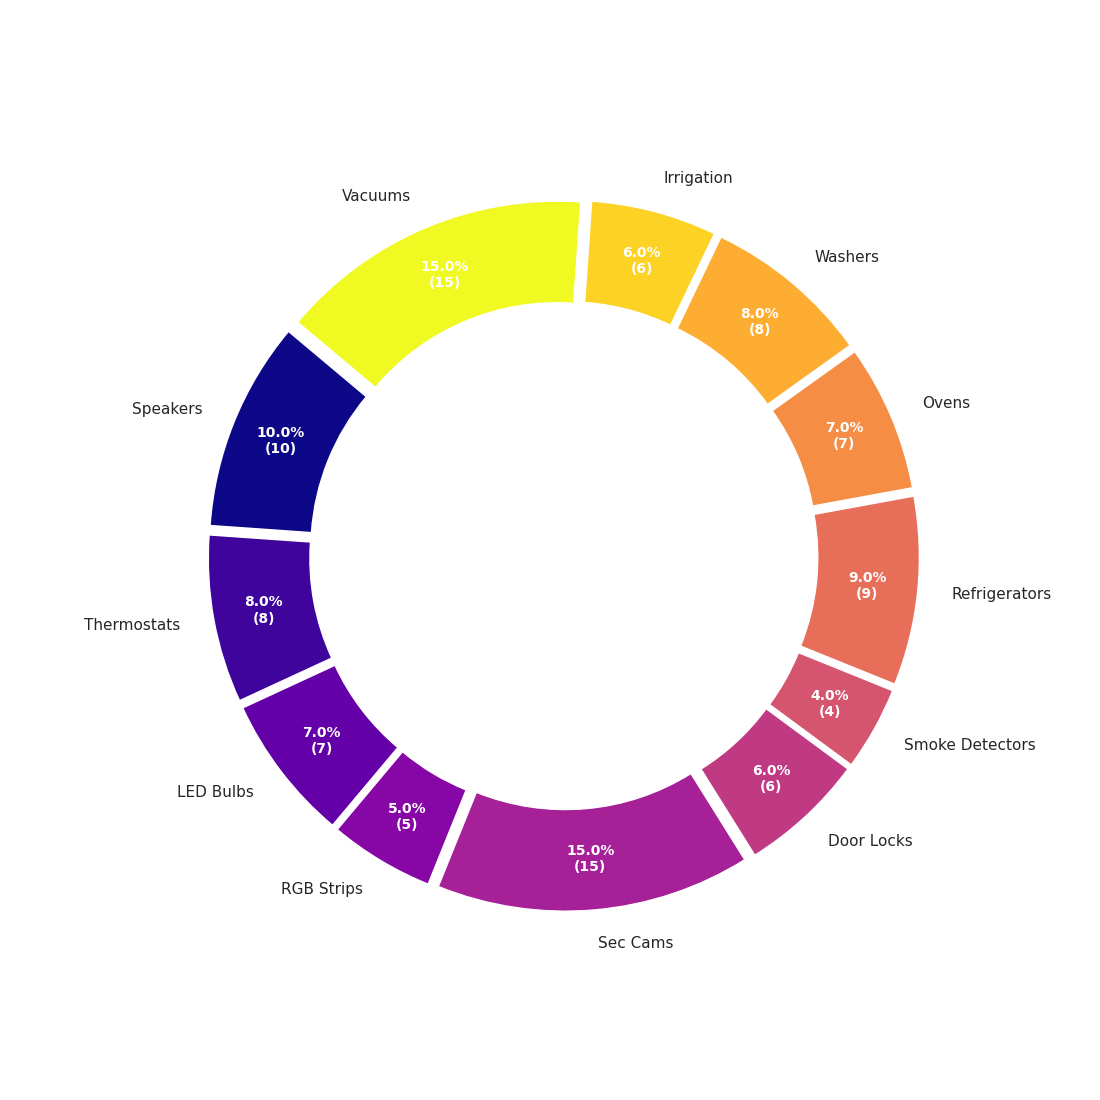

Python code for this plot:
import matplotlib.pyplot as plt
import numpy as np

labels = [
    'Speakers', 'Thermostats', 'LED Bulbs', 'RGB Strips', 'Sec Cams', 
    'Door Locks', 'Smoke Detectors', 'Refrigerators', 'Ovens', 'Washers', 
    'Irrigation', 'Vacuums'
]
sizes = np.array([10, 8, 7, 5, 15, 6, 4, 9, 7, 8, 6, 15])

colors = plt.cm.plasma(np.linspace(0, 1, len(labels)))

fig, ax = plt.subplots(figsize=(11, 11), subplot_kw=dict(aspect="equal"))

wedges, texts, autotexts = ax.pie(
    sizes, 
    labels=labels, 
    colors=colors, 
    autopct=lambda pct: '{:.1f}%\n({:d})'.format(pct, int(np.round(pct/100.*np.sum(sizes)))),
    startangle=140, 
    pctdistance=0.85,
    wedgeprops=dict(width=0.3), 
    explode=[0.05]*len(labels)
)

center_circle = plt.Circle((0, 0), 0.55, fc='white')
fig.gca().add_artist(center_circle)

ax.axis('off')

for autotext in autotexts:
    autotext.set_color('white')
    autotext.set_size(10)
    autotext.set_weight('bold')

plt.show()
